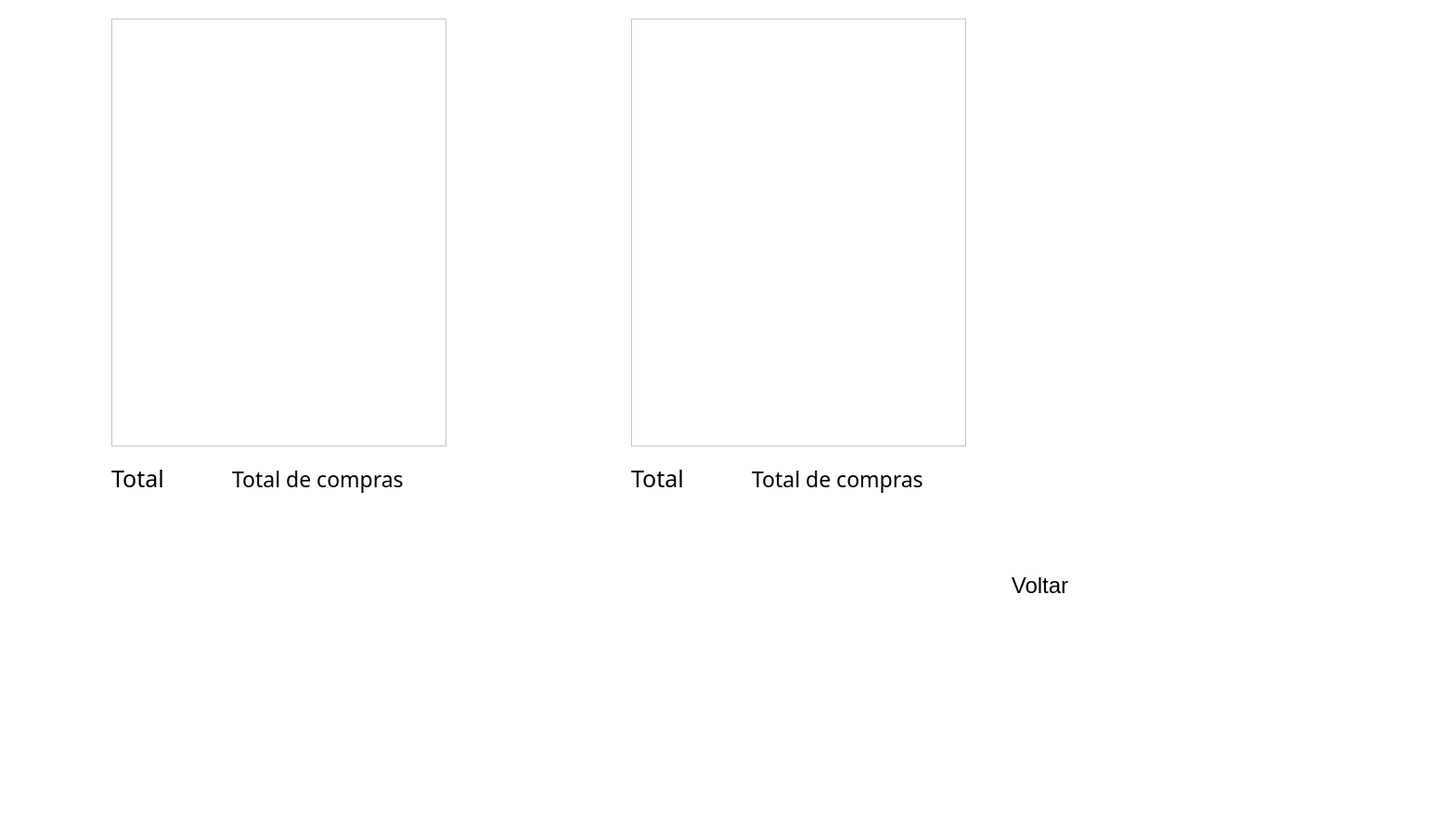
<?xml version="1.0" encoding="UTF-8"?>
<ui version="4.0">
 <class>MainWindow</class>
 <widget class="QMainWindow" name="MainWindow">
  <property name="geometry">
   <rect>
    <x>0</x>
    <y>0</y>
    <width>1558</width>
    <height>905</height>
   </rect>
  </property>
  <property name="windowTitle">
   <string>MainWindow</string>
  </property>
  <property name="styleSheet">
   <string notr="true">gridline-color: rgb(192, 255, 231);
selection-color: rgb(218, 255, 202);
background-color: rgb(255, 255, 255);</string>
  </property>
  <widget class="QWidget" name="centralwidget">
   <widget class="QColumnView" name="columnView">
    <property name="geometry">
     <rect>
      <x>120</x>
      <y>20</y>
      <width>361</width>
      <height>461</height>
     </rect>
    </property>
   </widget>
   <widget class="QColumnView" name="columnView_2">
    <property name="geometry">
     <rect>
      <x>680</x>
      <y>20</y>
      <width>361</width>
      <height>461</height>
     </rect>
    </property>
   </widget>
   <widget class="QPushButton" name="back">
    <property name="geometry">
     <rect>
      <x>1040</x>
      <y>590</y>
      <width>161</width>
      <height>81</height>
     </rect>
    </property>
    <property name="font">
     <font>
      <pointsize>-1</pointsize>
     </font>
    </property>
    <property name="styleSheet">
     <string notr="true">QPushButton
{
  background-color: white;
  color: black; 
  border: none;
  margin: 4px 2px;
  text-align: center;
  font-size: 24px;
}

QPushButton:hover:!pressed
{
background-color: #989898;
color: white;
font-weight: bold;
}</string>
    </property>
    <property name="text">
     <string>Voltar</string>
    </property>
   </widget>
   <widget class="QLabel" name="profit_text">
    <property name="geometry">
     <rect>
      <x>810</x>
      <y>490</y>
      <width>231</width>
      <height>51</height>
     </rect>
    </property>
    <property name="font">
     <font>
      <family>Dubai</family>
      <pointsize>17</pointsize>
     </font>
    </property>
    <property name="text">
     <string>Total de compras</string>
    </property>
   </widget>
   <widget class="QLabel" name="label_7">
    <property name="geometry">
     <rect>
      <x>680</x>
      <y>490</y>
      <width>71</width>
      <height>51</height>
     </rect>
    </property>
    <property name="font">
     <font>
      <family>Dubai</family>
      <pointsize>19</pointsize>
     </font>
    </property>
    <property name="text">
     <string>&lt;html&gt;&lt;head/&gt;&lt;body&gt;&lt;p&gt;Total&lt;/p&gt;&lt;/body&gt;&lt;/html&gt;</string>
    </property>
   </widget>
   <widget class="QLabel" name="profit_text_2">
    <property name="geometry">
     <rect>
      <x>250</x>
      <y>490</y>
      <width>231</width>
      <height>51</height>
     </rect>
    </property>
    <property name="font">
     <font>
      <family>Dubai</family>
      <pointsize>17</pointsize>
     </font>
    </property>
    <property name="text">
     <string>Total de compras</string>
    </property>
   </widget>
   <widget class="QLabel" name="label_8">
    <property name="geometry">
     <rect>
      <x>120</x>
      <y>490</y>
      <width>81</width>
      <height>51</height>
     </rect>
    </property>
    <property name="font">
     <font>
      <family>Dubai</family>
      <pointsize>19</pointsize>
     </font>
    </property>
    <property name="text">
     <string>&lt;html&gt;&lt;head/&gt;&lt;body&gt;&lt;p&gt;Total&lt;/p&gt;&lt;/body&gt;&lt;/html&gt;</string>
    </property>
   </widget>
  </widget>
  <widget class="QMenuBar" name="menubar">
   <property name="geometry">
    <rect>
     <x>0</x>
     <y>0</y>
     <width>1558</width>
     <height>26</height>
    </rect>
   </property>
  </widget>
  <widget class="QStatusBar" name="statusbar"/>
 </widget>
 <resources/>
 <connections/>
</ui>
